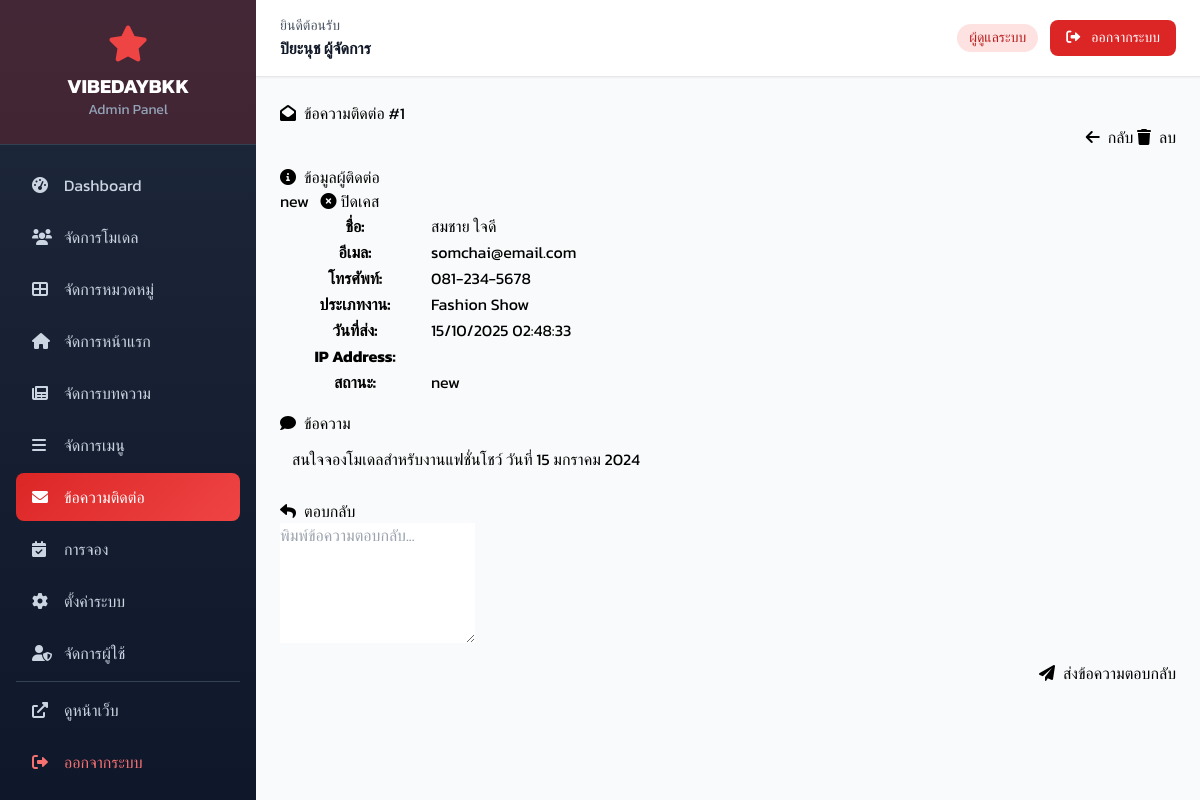
The page /admin/contacts/view.php?id=1 (signed in) on the database its author committed.
### tables this page shows
CREATE TABLE IF NOT EXISTS contacts (
    id INT AUTO_INCREMENT PRIMARY KEY,
    name VARCHAR(100) NOT NULL,
    email VARCHAR(100) NOT NULL,
    phone VARCHAR(20),
    service_type VARCHAR(100),
    message TEXT NOT NULL,
    status ENUM('new', 'read', 'replied', 'closed') DEFAULT 'new',
    ip_address VARCHAR(45),
    user_agent TEXT,
    replied_at DATETIME NULL,
    replied_by INT NULL,
    reply_message TEXT,
    created_at TIMESTAMP DEFAULT CURRENT_TIMESTAMP,
    FOREIGN KEY (replied_by) REFERENCES users(id) ON DELETE SET NULL
);

### admin/contacts/view.php (the view, shortened to what this page needs)
<?php
require_once '../../includes/config.php';
$contact_id = isset($_GET['id']) ? (int)$_GET['id'] : 0;
$stmt = $pdo->prepare("SELECT * FROM contacts WHERE id = ?");
$stmt->execute([$contact_id]);
$contact = $stmt->fetch();
include '../includes/header.php';
?>
<div class="row mb-4">
    <div class="col-md-6">
        <h2><i class="fas fa-envelope-open me-2"></i>ข้อความติดต่อ #<?php echo $contact_id; ?></h2>
    </div>
    <div class="col-md-6 text-end">
        <a href="index.php" class="btn btn-secondary">
            <i class="fas fa-arrow-left me-2"></i>กลับ
        </a>
        <a href="delete.php?id=<?php echo $contact_id; ?>" class="btn btn-danger btn-delete">
            <i class="fas fa-trash me-2"></i>ลบ
        </a>
    </div>
</div>
<div class="card mb-4">
    <div class="card-header d-flex justify-content-between align-items-center">
        <h5 class="mb-0"><i class="fas fa-info-circle me-2"></i>ข้อมูลผู้ติดต่อ</h5>
        <div>
            <?php echo get_status_badge($contact['status']); ?>
            <?php if ($contact['status'] != 'closed'): ?>
            <a href="?id=<?php echo $contact_id; ?>&action=closed" class="btn btn-sm btn-secondary ms-2">
                <i class="fas fa-times-circle me-1"></i>ปิดเคส
            </a>
            <?php endif; ?>
        </div>
    </div>
    <div class="card-body">
        <div class="row">
            <div class="col-md-6">
                <table class="table table-borderless">
                    <tr>
                        <th width="150">ชื่อ:</th>
                        <td><?php echo $contact['name']; ?></td>
                    </tr>
                    <tr>
                        <th>อีเมล:</th>
                        <td><a href="mailto:<?php echo $contact['email']; ?>"><?php echo $contact['email']; ?></a></td>
                    </tr>
                    <tr>
                        <th>โทรศัพท์:</th>
                        <td><a href="tel:<?php echo $contact['phone']; ?>"><?php echo $contact['phone']; ?></a></td>
                    </tr>
                    <tr>
                        <th>ประเภทงาน:</th>
                        <td><?php echo $contact['service_type'] ?: '-'; ?></td>
                    </tr>
                </table>
            </div>
            <div class="col-md-6">
                <table class="table table-borderless">
                    <tr>
                        <th width="150">วันที่ส่ง:</th>
                        <td><?php echo format_date_thai($contact['created_at'], 'd/m/Y H:i:s'); ?></td>
                    </tr>
                    <tr>
                        <th>IP Address:</th>
                        <td><?php echo $contact['ip_address']; ?></td>
                    </tr>
                    <tr>
                        <th>สถานะ:</th>
                        <td><?php echo get_status_badge($contact['status']); ?></td>
                    </tr>
                </table>
            </div>
        </div>
    </div>
</div>
<div class="card mb-4">
    <div class="card-header">
        <h5 class="mb-0"><i class="fas fa-comment me-2"></i>ข้อความ</h5>
    </div>
    <div class="card-body">
        <div class="p-3 bg-light rounded">
            <?php echo nl2br(htmlspecialchars($contact['message'])); ?>
        </div>
    </div>
</div>
<?php if ($contact['reply_message']): ?>
<div class="card mb-4 border-success">
    <div class="card-header bg-success text-white">
        <h5 class="mb-0"><i class="fas fa-reply me-2"></i>ข้อความตอบกลับ</h5>
        <small>ตอบกลับเมื่อ: <?php echo format_date_thai($contact['replied_at'], 'd/m/Y H:i:s'); ?></small>
    </div>
    <div class="card-body">
        <div class="p-3 bg-light rounded">
            <?php echo nl2br(htmlspecialchars($contact['reply_message'])); ?>
        </div>
    </div>
</div>
<?php else: ?>
<div class="card mb-4">
    <div class="card-header">
        <h5 class="mb-0"><i class="fas fa-reply me-2"></i>ตอบกลับ</h5>
    </div>
    <div class="card-body">
        <form method="POST">
            <div class="mb-3">
                <textarea class="form-control" name="reply_message" rows="5" placeholder="พิมพ์ข้อความตอบกลับ..."></textarea>
            </div>
            <div class="text-end">
                <button type="submit" name="reply" class="btn btn-primary">
                    <i class="fas fa-paper-plane me-2"></i>ส่งข้อความตอบกลับ
                </button>
            </div>
        </form>
    </div>
</div>
<?php endif; ?>
<?php include '../includes/footer.php'; ?>

### includes/functions.php (shortened to what this page needs)
<?php
function format_date_thai($date, $format = 'd/m/Y') {
    return date($format, strtotime($date));
}
function get_status_badge($status) {
    $badges = [
        'active' => '<span class="badge badge-success">ใช้งาน</span>',
        'inactive' => '<span class="badge badge-secondary">ไม่ใช้งาน</span>',
        'available' => '<span class="badge badge-success">ว่าง</span>',
        'busy' => '<span class="badge badge-warning">ไม่ว่าง</span>',
        'draft' => '<span class="badge badge-secondary">แบบร่าง</span>',
        'published' => '<span class="badge badge-success">เผยแพร่แล้ว</span>',
        'archived' => '<span class="badge badge-dark">เก็บถาวร</span>',
        'new' => '<span class="badge badge-primary">ใหม่</span>',
        'read' => '<span class="badge badge-info">อ่านแล้ว</span>',
        'replied' => '<span class="badge badge-success">ตอบกลับแล้ว</span>',
        'closed' => '<span class="badge badge-secondary">ปิด</span>',
        'pending' => '<span class="badge badge-warning">รอดำเนินการ</span>',
        'confirmed' => '<span class="badge badge-success">ยืนยันแล้ว</span>',
        'cancelled' => '<span class="badge badge-danger">ยกเลิก</span>',
        'completed' => '<span class="badge badge-success">เสร็จสิ้น</span>',
    ];
    return $badges[$status] ?? '<span class="badge badge-secondary">' . $status . '</span>';
}
?>

### admin/includes/header.php (style rules this page uses)
body { font-family: 'Kanit', sans-serif; }

### rows shown on the page
contacts: status "new new", name "สมชาย ใจดี", email "somchai@email.com", phone "081-234-5678", service_type "Fashion Show", created_at "15/10/2025 02:48:33", message "สนใจจองโมเดลสำหรับงานแฟชั่นโชว์ วันที่ 15 มกราคม 2024"

### other values the page prints
$full_name "ปิยะนุช ผู้จัดการ"
$contact_id "1"
